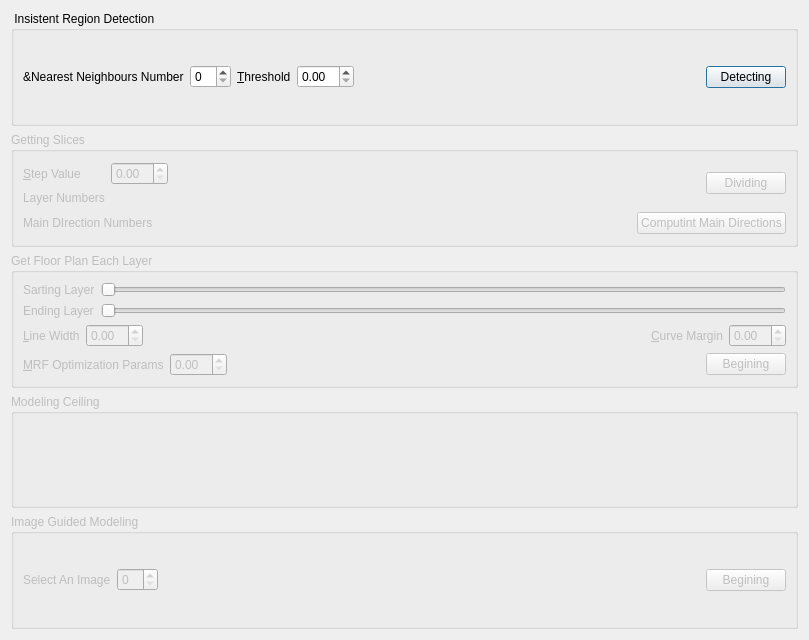
<?xml version="1.0" encoding="UTF-8"?>
<ui version="4.0">
 <class>FloorPlanDialog</class>
 <widget class="QDialog" name="FloorPlanDialog">
  <property name="geometry">
   <rect>
    <x>0</x>
    <y>0</y>
    <width>809</width>
    <height>640</height>
   </rect>
  </property>
  <property name="windowTitle">
   <string>Floor Plan Reconstruction</string>
  </property>
  <layout class="QVBoxLayout" name="verticalLayout_3">
   <item>
    <widget class="QGroupBox" name="groupBox">
     <property name="title">
      <string> Insistent Region Detection</string>
     </property>
     <layout class="QHBoxLayout" name="horizontalLayout_8">
      <item>
       <layout class="QHBoxLayout" name="horizontalLayout_7">
        <item>
         <widget class="QLabel" name="label_KNN">
          <property name="text">
           <string>&amp;Nearest Neighbours Number</string>
          </property>
         </widget>
        </item>
        <item>
         <widget class="QSpinBox" name="spinBox_knn"/>
        </item>
        <item>
         <widget class="QLabel" name="label_Threshold">
          <property name="text">
           <string>&amp;Threshold</string>
          </property>
          <property name="buddy">
           <cstring>doubleSpinBox_threshold</cstring>
          </property>
         </widget>
        </item>
        <item>
         <widget class="QDoubleSpinBox" name="doubleSpinBox_threshold"/>
        </item>
        <item>
         <spacer name="horizontalSpacer_6">
          <property name="orientation">
           <enum>Qt::Horizontal</enum>
          </property>
          <property name="sizeHint" stdset="0">
           <size>
            <width>40</width>
            <height>20</height>
           </size>
          </property>
         </spacer>
        </item>
        <item>
         <widget class="QPushButton" name="pushButton_insistRegionDetection">
          <property name="text">
           <string>Detecting</string>
          </property>
         </widget>
        </item>
       </layout>
      </item>
     </layout>
    </widget>
   </item>
   <item>
    <widget class="QGroupBox" name="GroupBox_gettingSlices">
     <property name="enabled">
      <bool>false</bool>
     </property>
     <property name="title">
      <string>Getting Slices</string>
     </property>
     <layout class="QVBoxLayout" name="verticalLayout">
      <item>
       <layout class="QHBoxLayout" name="horizontalLayout_5">
        <item>
         <layout class="QGridLayout" name="gridLayout_2">
          <item row="0" column="1">
           <widget class="QDoubleSpinBox" name="doubleSpinBox_stepValue"/>
          </item>
          <item row="0" column="0">
           <widget class="QLabel" name="Label_setStepValue">
            <property name="text">
             <string>&amp;Step Value</string>
            </property>
            <property name="buddy">
             <cstring>doubleSpinBox_stepValue</cstring>
            </property>
           </widget>
          </item>
          <item row="1" column="0">
           <widget class="QLabel" name="label_setLayerNumber">
            <property name="text">
             <string>Layer Numbers</string>
            </property>
           </widget>
          </item>
          <item row="1" column="1">
           <widget class="QLabel" name="label_displayLayerNumber">
            <property name="text">
             <string/>
            </property>
           </widget>
          </item>
         </layout>
        </item>
        <item>
         <spacer name="horizontalSpacer">
          <property name="orientation">
           <enum>Qt::Horizontal</enum>
          </property>
          <property name="sizeHint" stdset="0">
           <size>
            <width>331</width>
            <height>20</height>
           </size>
          </property>
         </spacer>
        </item>
        <item>
         <widget class="QPushButton" name="pushButton_divide_slices">
          <property name="text">
           <string>Dividing</string>
          </property>
         </widget>
        </item>
       </layout>
      </item>
      <item>
       <layout class="QHBoxLayout" name="horizontalLayout">
        <item>
         <widget class="QLabel" name="label">
          <property name="enabled">
           <bool>false</bool>
          </property>
          <property name="text">
           <string>Main DIrection Numbers</string>
          </property>
         </widget>
        </item>
        <item>
         <widget class="QLabel" name="label_MainDirectionNumbers">
          <property name="text">
           <string/>
          </property>
         </widget>
        </item>
        <item>
         <spacer name="horizontalSpacer_5">
          <property name="orientation">
           <enum>Qt::Horizontal</enum>
          </property>
          <property name="sizeHint" stdset="0">
           <size>
            <width>40</width>
            <height>20</height>
           </size>
          </property>
         </spacer>
        </item>
        <item>
         <widget class="QPushButton" name="pushButton_mainDireciongs">
          <property name="enabled">
           <bool>false</bool>
          </property>
          <property name="text">
           <string>Computint Main Directions</string>
          </property>
         </widget>
        </item>
       </layout>
      </item>
     </layout>
    </widget>
   </item>
   <item>
    <widget class="QGroupBox" name="GroupBox_gettingFloorPlan">
     <property name="enabled">
      <bool>false</bool>
     </property>
     <property name="title">
      <string>Get Floor Plan Each Layer</string>
     </property>
     <property name="checkable">
      <bool>false</bool>
     </property>
     <property name="checked">
      <bool>false</bool>
     </property>
     <layout class="QVBoxLayout" name="verticalLayout_2">
      <item>
       <layout class="QGridLayout" name="gridLayout">
        <item row="1" column="0">
         <widget class="QLabel" name="label_setEndingLayer">
          <property name="text">
           <string>Ending Layer</string>
          </property>
         </widget>
        </item>
        <item row="0" column="1">
         <widget class="QSlider" name="horizontalSlider">
          <property name="orientation">
           <enum>Qt::Horizontal</enum>
          </property>
         </widget>
        </item>
        <item row="0" column="0">
         <widget class="QLabel" name="label_setStartingLayer">
          <property name="text">
           <string>Sarting Layer</string>
          </property>
         </widget>
        </item>
        <item row="1" column="1">
         <widget class="QSlider" name="horizontalSlider_2">
          <property name="orientation">
           <enum>Qt::Horizontal</enum>
          </property>
         </widget>
        </item>
       </layout>
      </item>
      <item>
       <layout class="QHBoxLayout" name="horizontalLayout_4">
        <item>
         <widget class="QLabel" name="Label_setLineWidth">
          <property name="text">
           <string>&amp;Line Width</string>
          </property>
          <property name="buddy">
           <cstring>doubleSpinBox_lineWidth</cstring>
          </property>
         </widget>
        </item>
        <item>
         <widget class="QDoubleSpinBox" name="doubleSpinBox_lineWidth"/>
        </item>
        <item>
         <spacer name="horizontalSpacer_4">
          <property name="orientation">
           <enum>Qt::Horizontal</enum>
          </property>
          <property name="sizeHint" stdset="0">
           <size>
            <width>40</width>
            <height>20</height>
           </size>
          </property>
         </spacer>
        </item>
        <item>
         <widget class="QLabel" name="Label_setStepValue_3">
          <property name="text">
           <string>&amp;Curve Margin</string>
          </property>
          <property name="buddy">
           <cstring>doubleSpinBox_curveMargin</cstring>
          </property>
         </widget>
        </item>
        <item>
         <widget class="QDoubleSpinBox" name="doubleSpinBox_curveMargin"/>
        </item>
       </layout>
      </item>
      <item>
       <layout class="QHBoxLayout" name="horizontalLayout_2">
        <item>
         <widget class="QLabel" name="Label_setMRFValue">
          <property name="text">
           <string>&amp;MRF Optimization Params</string>
          </property>
          <property name="buddy">
           <cstring>doubleSpinBox_MRFLambda</cstring>
          </property>
         </widget>
        </item>
        <item>
         <widget class="QDoubleSpinBox" name="doubleSpinBox_MRFLambda"/>
        </item>
        <item>
         <spacer name="horizontalSpacer_2">
          <property name="orientation">
           <enum>Qt::Horizontal</enum>
          </property>
          <property name="sizeHint" stdset="0">
           <size>
            <width>40</width>
            <height>20</height>
           </size>
          </property>
         </spacer>
        </item>
        <item>
         <widget class="QPushButton" name="pushButton_2">
          <property name="text">
           <string>Begining</string>
          </property>
         </widget>
        </item>
       </layout>
      </item>
     </layout>
    </widget>
   </item>
   <item>
    <widget class="QGroupBox" name="GroupBox_modelingCeiling">
     <property name="enabled">
      <bool>false</bool>
     </property>
     <property name="title">
      <string>Modeling Ceiling</string>
     </property>
     <property name="flat">
      <bool>false</bool>
     </property>
     <property name="checkable">
      <bool>false</bool>
     </property>
     <property name="checked">
      <bool>false</bool>
     </property>
    </widget>
   </item>
   <item>
    <widget class="QGroupBox" name="GroupBox_IGM">
     <property name="enabled">
      <bool>false</bool>
     </property>
     <property name="title">
      <string>Image Guided Modeling</string>
     </property>
     <property name="checkable">
      <bool>false</bool>
     </property>
     <property name="checked">
      <bool>false</bool>
     </property>
     <layout class="QHBoxLayout" name="horizontalLayout_6">
      <item>
       <layout class="QHBoxLayout" name="horizontalLayout_3">
        <item>
         <widget class="QLabel" name="label_setImageNumber">
          <property name="text">
           <string>Select An Image</string>
          </property>
          <property name="buddy">
           <cstring>spinBox_imageID</cstring>
          </property>
         </widget>
        </item>
        <item>
         <widget class="QSpinBox" name="spinBox_imageID"/>
        </item>
        <item>
         <spacer name="horizontalSpacer_3">
          <property name="orientation">
           <enum>Qt::Horizontal</enum>
          </property>
          <property name="sizeHint" stdset="0">
           <size>
            <width>40</width>
            <height>20</height>
           </size>
          </property>
         </spacer>
        </item>
        <item>
         <widget class="QPushButton" name="pushButton">
          <property name="text">
           <string>Begining</string>
          </property>
         </widget>
        </item>
       </layout>
      </item>
     </layout>
    </widget>
   </item>
  </layout>
  <zorder>GroupBox_gettingSlices</zorder>
  <zorder>GroupBox_gettingFloorPlan</zorder>
  <zorder>GroupBox_modelingCeiling</zorder>
  <zorder>GroupBox_IGM</zorder>
  <zorder>groupBox</zorder>
 </widget>
 <tabstops>
  <tabstop>pushButton_insistRegionDetection</tabstop>
  <tabstop>pushButton_divide_slices</tabstop>
  <tabstop>pushButton_mainDireciongs</tabstop>
  <tabstop>horizontalSlider</tabstop>
  <tabstop>horizontalSlider_2</tabstop>
  <tabstop>pushButton_2</tabstop>
  <tabstop>pushButton</tabstop>
 </tabstops>
 <resources/>
 <connections/>
</ui>
